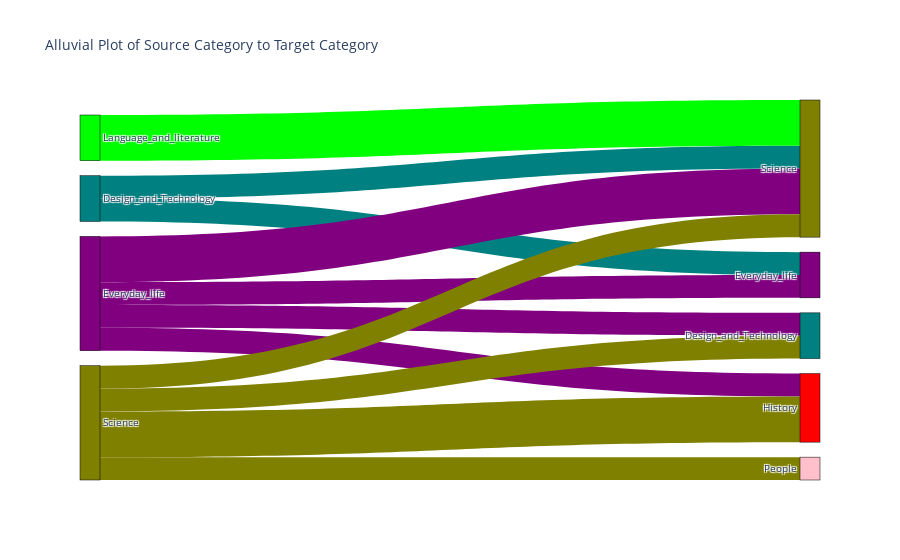

The notebook cell saved with this chart:
### Code cell
# Create a dataframe for the alluvial plot
alluvial_data = top_pairs.groupby(['source_category', 'target_category']).size().reset_index(name='count')
category_colors = {
    'Arts': 'blue',
    'History': 'red',
    'Geography': 'green',
    'Mathematics': 'orange',
    'Everyday_life': 'purple',
    'People': 'pink',
    'Philosophy': 'gray',
    'Reference': 'olive',
    'Science': 'olive',
    'Society': 'magenta',
    'Language_and_literature': 'lime',
    'Design_and_Technology': 'teal',
    'Art': 'cyan',
    'Business_Studies': 'gold',
}
# Create the alluvial plot
fig_alluvial = go.Figure(data=[go.Sankey(
    node=dict(
        pad=15,
        thickness=20,
        line=dict(color="black", width=0.5),
        label=alluvial_data['source_category'].tolist() + alluvial_data['target_category'].tolist(),
        color=[category_colors[cat] for cat in alluvial_data['source_category'].tolist() + alluvial_data['target_category'].tolist()]
    ),
    link=dict(
        source=[alluvial_data['source_category'].tolist().index(cat) for cat in alluvial_data['source_category']],
        target=[len(alluvial_data['source_category'].tolist()) + alluvial_data['target_category'].tolist().index(cat) for cat in alluvial_data['target_category']],
        value=alluvial_data['count'],
        color=[category_colors[cat] for cat in alluvial_data['source_category']]
    )
)])

fig_alluvial.update_layout(title_text="Alluvial Plot of Source Category to Target Category", font_size=10)
fig_alluvial.show()

### Figure 1 — Plotly figure (JSON) as saved in the notebook; plotly's stock layout.template omitted (floating-point values rounded to 4 significant figures)
{"data": [{"link": {"color": ["teal", "teal", "purple", "purple", "purple", "purple", "lime", "olive", "olive", "olive", "olive"], "source": [0, 0, 2, 2, 2, 2, 6, 7, 7, 7, 7], "target": [11, 12, 13, 11, 15, 12, 12, 13, 15, 20, 12], "value": [1, 1, 1, 1, 1, 2, 2, 1, 2, 1, 1]}, "node": {"color": ["teal", "teal", "purple", "purple", "purple", "purple", "lime", "olive", "olive", "olive", "olive", "purple", "olive", "teal", "purple", "red", "olive", "olive", "teal", "red", "pink", "olive"], "label": ["Design_and_Technology", "Design_and_Technology", "Everyday_life", "Everyday_life", "Everyday_life", "Everyday_life", "Language_and_literature", "Science", "Science", "Science", "Science", "Everyday_life", "Science", "Design_and_Technology", "Everyday_life", "History", "Science", "Science", "Design_and_Technology", "History", "People", "Science"], "line": {"color": "black", "width": 0.5}, "pad": 15, "thickness": 20}, "type": "sankey"}], "layout": {"font": {"size": 10}, "title": {"text": "Alluvial Plot of Source Category to Target Category"}}}
